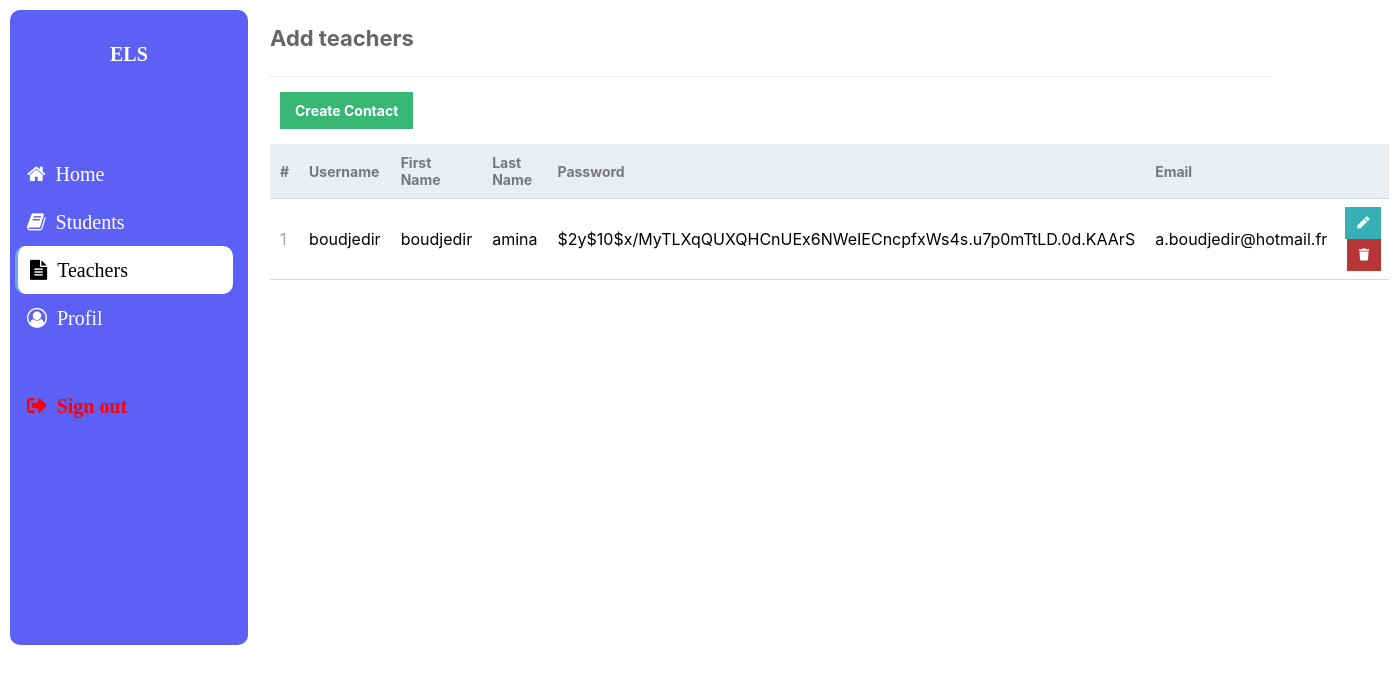
The app's page /Admin/teacheradd/read.php with its own data.
### tables this page shows
CREATE TABLE IF NOT EXISTS `enseignant` (
	`id` int(11) NOT NULL AUTO_INCREMENT,
  	`utilisateur` varchar(50) NOT NULL,
  	`nom` varchar(50) NOT NULL,
  	`prenom` varchar(50) NOT NULL,
  	`motpasse` varchar(255) NOT NULL,
  	`email` varchar(100) NOT NULL,
    PRIMARY KEY (`id`)
);

### Admin/teacheradd/read.php (the view, shortened to what this page needs)
<?php
include 'functions.php';
$pdo = pdo_connect_mysql();
$page = isset($_GET['page']) && is_numeric($_GET['page']) ? (int)$_GET['page'] : 1;
$records_per_page = 5;
$stmt = $pdo->prepare('SELECT * FROM enseignant ORDER BY id LIMIT :current_page, :record_per_page');
$stmt->bindValue(':current_page', ($page-1)*$records_per_page, PDO::PARAM_INT);
$stmt->bindValue(':record_per_page', $records_per_page, PDO::PARAM_INT);
$stmt->execute();
$contact = $stmt->fetchAll(PDO::FETCH_ASSOC);
?>
<?=template_header('Read')?>
<div class="content read" style="margin-left:270px;">
	<h2>Add teachers</h2>
	<a href="create.php" class="create-contact">Create Contact</a>
	<table>
        <thead>
            <tr>
                <td>#</td>
                <td>Username</td>
                <td>First Name</td>
                <td>Last Name</td>
                <td>Password</td>
                <td>Email</td>
                <td></td>
            </tr>
        </thead>
        <tbody>
            <?php foreach ($contact as $contact): ?>
            <tr>
                <td><?=$contact['id']?></td>
                <td><?=$contact['utilisateur']?></td>
                <td><?=$contact['nom']?></td>
                <td><?=$contact['prenom']?></td>
                <td><?=$contact['motpasse']?></td>
                <td><?=$contact['email']?></td>
                <td class="actions">
                    <a href="update.php?id=<?=$contact['id']?>" class="edit"><i class="fas fa-pen fa-xs"></i></a>
                    <a href="delete.php?id=<?=$contact['id']?>" class="trash"><i class="fas fa-trash fa-xs"></i></a>
                </td>
            </tr>
            <?php endforeach; ?>
        </tbody>
    </table>
</div>
<?=template_footer()?>

### Admin/teacheradd/style.css (style rules this page uses)
* { box-sizing: border-box; font-family: -apple-system, BlinkMacSystemFont, "segoe ui", roboto, oxygen, ubuntu, cantarell, "fira sans", "droid sans", "helvetica neue", Arial, sans-serif; font-size: 16px; -webkit-font-smoothing: antialiased; -moz-osx-font-smoothing: grayscale; }
body { background-color: #FFFFFF; margin: 0; }
.content { width: 1000px; margin: 0 auto; }
.content h2 { margin: 0; padding: 25px 0; font-size: 22px; border-bottom: 1px solid #ebebeb; color: #666666; }
.read .create-contact { display: inline-block; text-decoration: none; background-color: #38b673; font-weight: bold; font-size: 14px; color: #FFFFFF; padding: 10px 15px; margin: 15px 10px; }
.read table { width: 100%; padding-top: 0px; border-collapse: collapse; margin-left:0px; margin-right:20px; }
.read table thead { background-color: #ebeef1; border-bottom: 1px solid #d3dae0; }
.read table thead td { padding: 10px; font-weight: bold; color: #767779; font-size: 14px; }
.read table tbody tr { border-bottom: 1px solid #d3dae0; }
.read table tbody tr td { padding: 10px; }
.read table tbody tr td:nth-child(1) { color: #a5a7a9; }
.read table tbody tr td.actions { padding: 8px; text-align: right; }
.read table tbody tr td.actions .edit, .read table tbody tr td.actions .trash { display: inline-flex; text-align: right; text-decoration: none; color: #FFFFFF; padding: 10px 12px; }
.read table tbody tr td.actions .trash { background-color: #b73737; }
.read table tbody tr td.actions .edit { background-color: #37afb7; }

### records on screen
enseignant: id "1", utilisateur "boudjedir", nom "boudjedir", prenom "amina", motpasse "$2y$10$x/MyTLXqQUXQHCnUEx6NWeIECncpfxWs4s.u7p0mTtLD.0d.KAArS", email "a.boudjedir@hotmail.fr"
